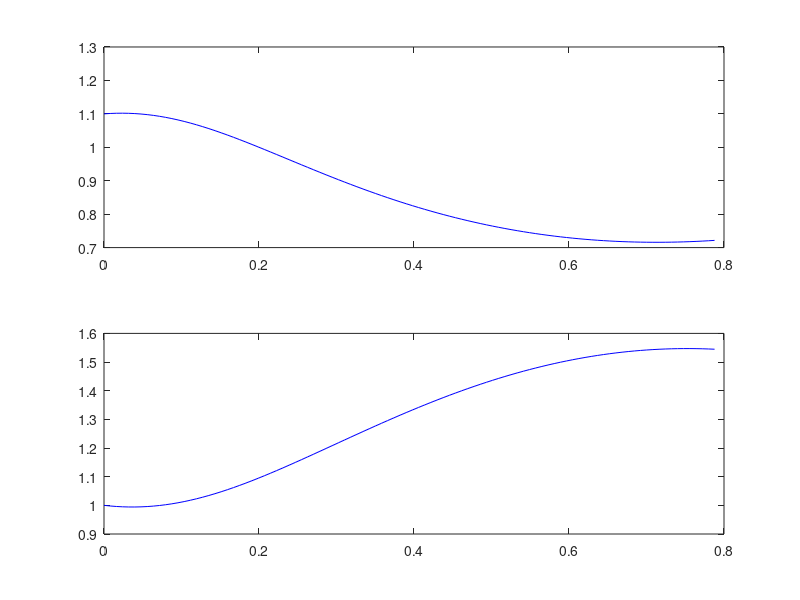

Recreate this plot in MATLAB.
clear;

h=0.05;       % timestep of 0.05 time-units
pos=[1 0];    % initial position
vel=[0 1.1];  % initial velocity

steps=100;              % number of steps
skip=ceil(steps/100);   % plot only 100 frames

theta=linspace(0,2*pi,100);   % equally spaced points
xc=cos(theta);
yc=sin(theta);

for i=1:steps
  x(i)=pos(1);
  y(i)=pos(2);
  time=(i-1)*h/(2*pi);
  t(i)=time;
  magVel(i)=norm(vel);
  magPos(i)=norm(pos);

  if rem(i,skip)==0
      subplot(2,1,1);
      plot(t,magVel,'b')

      subplot(2,1,2);
      plot(t,magPos,'b')
  end

  r=norm(pos);
  accel=-1/r^2 * pos/r;

  vel=vel+h*accel;
 
  % Verlet Method
  if i==1
    next=pos + h*vel + 0.5*h*h*accel;
  else
    next=2*pos - prev + h*h*accel;
  end
 
  prev=pos;
  pos=next;
end

disp(max(magVel)/min(magVel))
disp(max(magPos)/min(magPos))

disp(pos)
